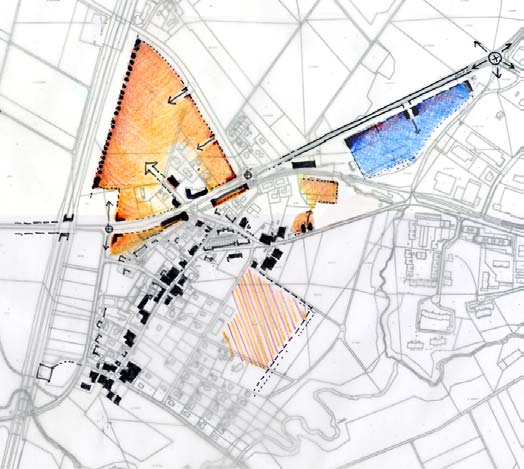
#> input picture pipelines/vd-pdcom/reports/nyon/sdan-maps/images/eysins-urban.jpeg, 524 x 469 px
$ python components.py
#> lines starting #> are read from the running program, lines starting #| are printed output that depends on the picture; after the words box and inside, x2 and y2 are one past the last pixel; in counts of white or black regions, pixels touching at a corner belong together
import numpy as np,json,pathlib
from PIL import Image,ImageDraw
from scipy.ndimage import label,find_objects
p=pathlib.Path(__file__).resolve().parent;im=Image.open(p.parents[1]/'nyon/sdan-maps/images/eysins-urban.jpeg').convert('RGB');a=np.asarray(im);mask=(a.max(axis=2)<85);lab,n=label(mask);rows=[];draw=ImageDraw.Draw(im)
#> further down, im is the input picture: PIL image 524x469 RGB; mean R, G, B 226.8, 223.4, 222.1
#> after `mask = a.max(axis=2) < 85`:
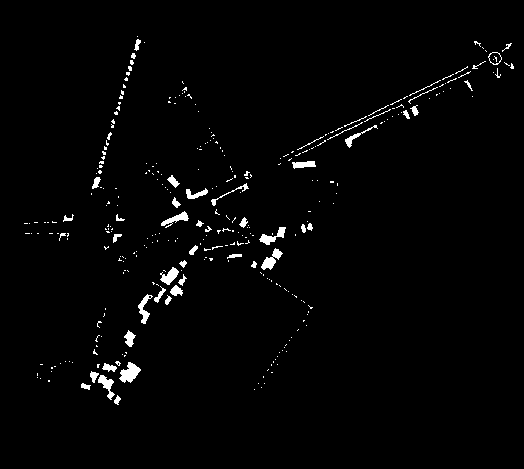
#> mask: shape (469, 524) bool; 1.9% white; 327 white regions (275 under 20 px), largest, box (x1, y1, x2, y2) and area: (119, 362, 141, 383) 260, (261, 248, 283, 270) 203, (259, 227, 286, 245) 187
#> after `lab, n = label(mask)`:
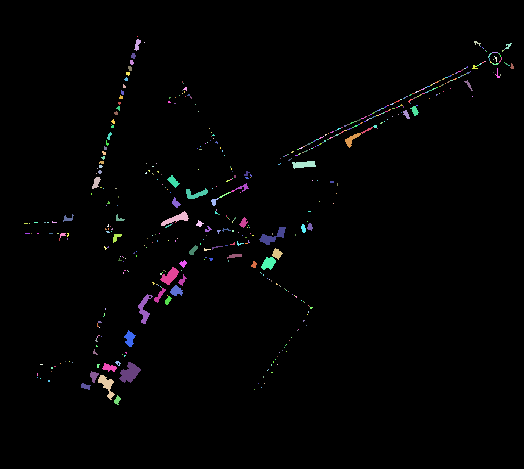
#> lab: shape (469, 524) int32; 499 distinct labels, from 0 to 498; one colour per label, 0 black
#> after `lab, n = label(mask)`: n = 498
for i,sl in enumerate(find_objects(lab),1):
 if sl is None:continue
 sub=lab[sl]==i;size=sub.sum();h,w=sub.shape
 if not (12<=size<=300 and 3<=h<=32 and 3<=w<=32 and size/(h*w)>.3):continue
 y,x=np.nonzero(sub);pt=[float(x.mean()+sl[1].start),float(y.mean()+sl[0].start)];j=len(rows);rows.append({'id':j,'point':pt,'pixels':int(size),'bbox':[sl[1].start,sl[0].start,sl[1].stop,sl[0].stop]});draw.text(tuple(pt),str(j),fill='red',stroke_width=1,stroke_fill='white')
#> this loop made 498 passes
#> (sub, size, h, w) on passes 1, 4, 6: ([True], 1, 1, 1), ([True], 1, 1, 1), ([True], 1, 1, 1)
#> after the loop, rows = 65 items
p.joinpath('black-components.json').write_text(json.dumps(rows,indent=2)+'\n');im.resize((1048,938)).save(p/'components-overlay.png');print(len(rows))
#> after `p.joinpath('black-components.json').write_text(json.dumps(rows, indent`:
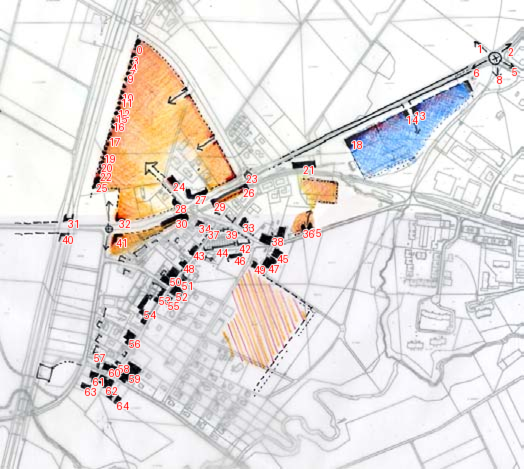
#> saved as components-overlay.png: PIL image 1048x938 RGB (shown at 1/2 size); mean R, G, B 228.4, 223.7, 222.5
#> after `im.resize((1048, 938)).save(p / 'components-overlay.png')`:
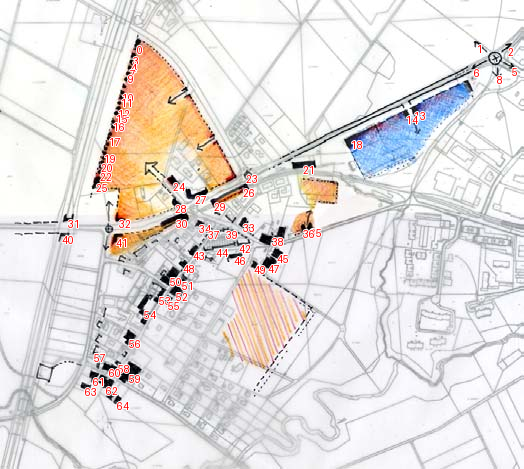
#> im: PIL image 524x469 RGB; mean R, G, B 228.5, 223.7, 222.6
#| 65

$ run again, with pipelines/vd-pdcom/reports/nyon/sdan-maps/images/eysins-landscape.jpeg copied over pipelines/vd-pdcom/reports/nyon/sdan-maps/images/eysins-urban.jpeg
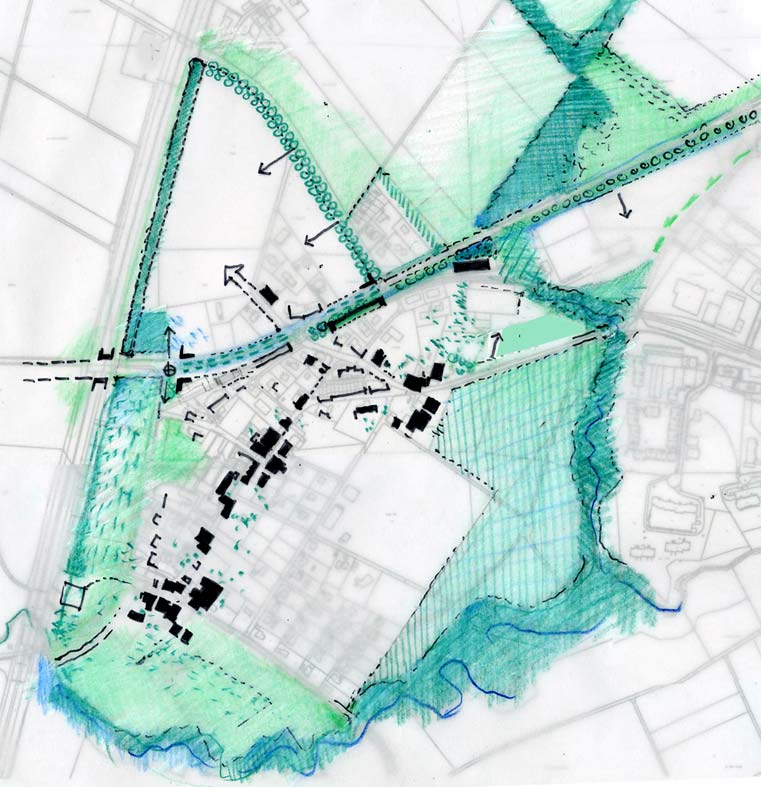
#> input picture pipelines/vd-pdcom/reports/nyon/sdan-maps/images/eysins-landscape.jpeg, 761 x 787 px
#> im is the input picture: PIL image 761x787 RGB; mean R, G, B 194.8, 218.7, 214.9
#> mask: shape (787, 761) bool; 2.1% white; 687 white regions (573 under 20 px), largest, box (x1, y1, x2, y2) and area: (188, 577, 223, 611) 674, (403, 363, 445, 392) 494, (250, 427, 281, 458) 471
#> `lab, n = label(mask)`:
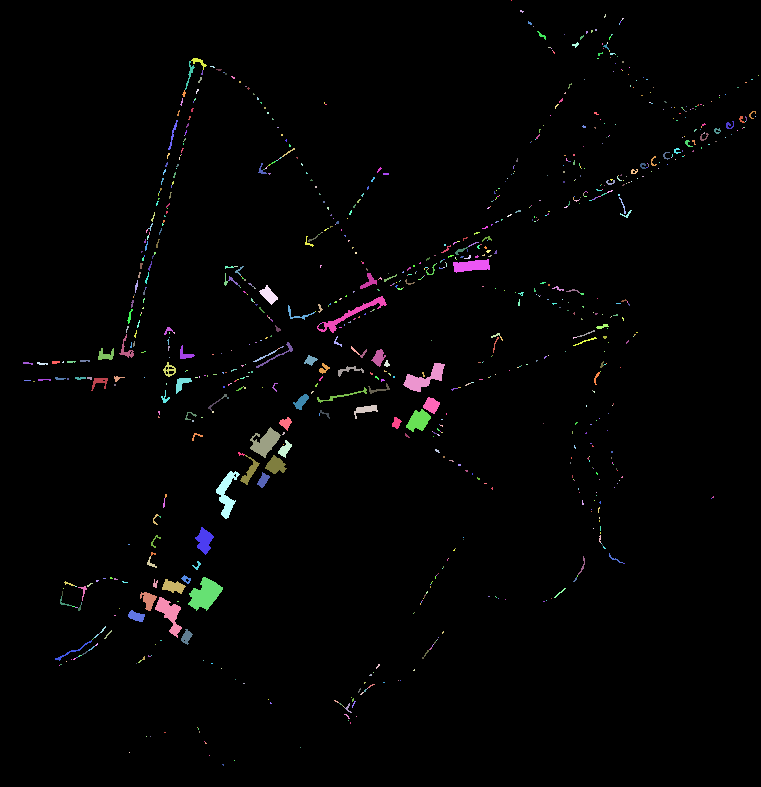
#> lab: shape (787, 761) int32; 936 distinct labels, from 0 to 935; one colour per label, 0 black
#> n = 935
#> the loop `for i,sl in enumerate(find_objects(lab),1):` made 935 passes
#> (sub, size, h, w) on passes 1, 3, 4: ([True], 1, 1, 1), ([[False, True], [False, True], [True, True], [True, False]], 5, 4, 2), ([[True, True], [True, False]], 3, 2, 2)
#> after the loop `for i,sl in enumerate(find_objects(lab),1):`: rows = 97 items
#> `p.joinpath('black-components.json').write_text(json.dumps(rows, indent`:
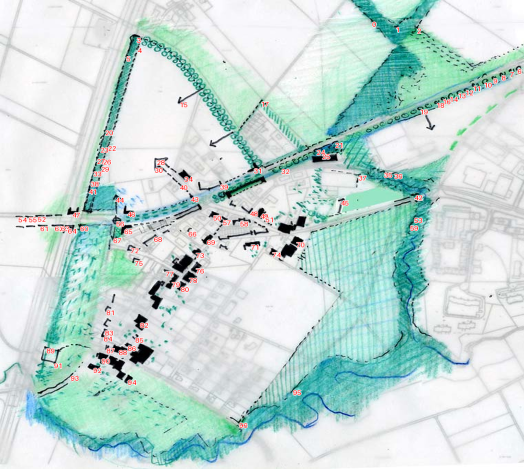
#> saved as components-overlay.png: PIL image 1048x938 RGB (shown at 1/2 size); mean R, G, B 196.5, 218.9, 215
#| 97

$ run again, with pipelines/vd-pdcom/reports/nyon/sdan-maps/images/implementation-workstreams.jpeg copied over pipelines/vd-pdcom/reports/nyon/sdan-maps/images/eysins-urban.jpeg
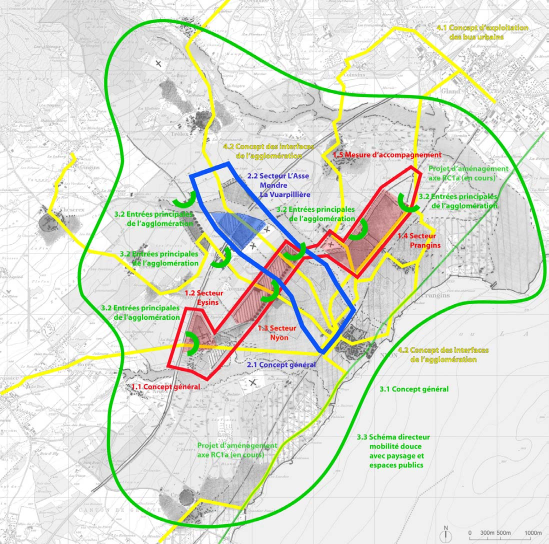
#> input picture pipelines/vd-pdcom/reports/nyon/sdan-maps/images/implementation-workstreams.jpeg, 1097 x 1088 px (shown at 1/2 size)
#> im is the input picture: PIL image 1097x1088 RGB; mean R, G, B 220, 223.7, 212.2
#> `mask = a.max(axis=2) < 85`:
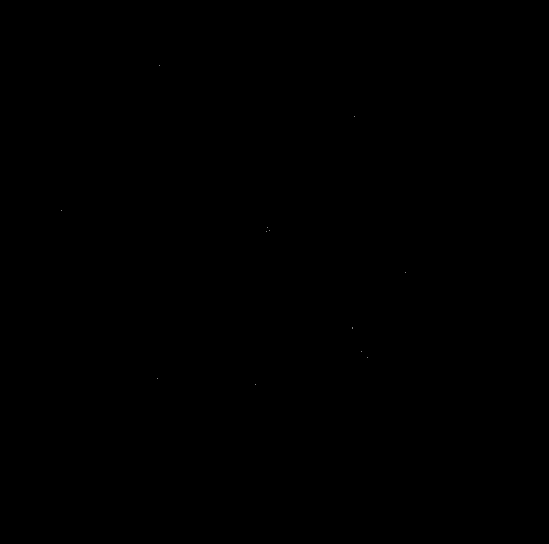
#> mask: shape (1088, 1097) bool (shown at 1/2 size); 0% white in thin lines or dots, all inside (x1, y1, x2, y2) = (122, 130, 812, 769)
#> lab: shape (1088, 1097) int32; 14 distinct labels, from 0 to 13
#> n = 13
#> the loop `for i,sl in enumerate(find_objects(lab),1):` made 13 passes
#> after the loop `for i,sl in enumerate(find_objects(lab),1):`: rows = []
#> `p.joinpath('black-components.json').write_text(json.dumps(rows, indent`:
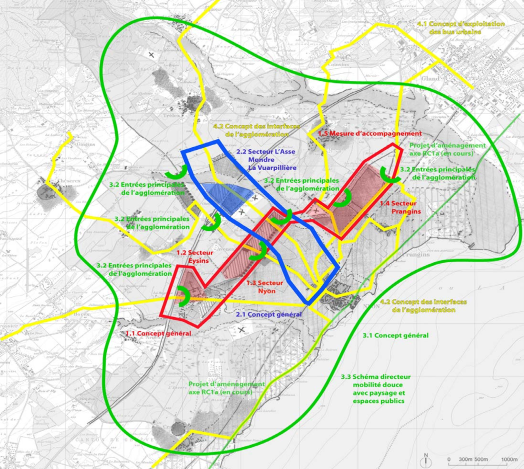
#> saved as components-overlay.png: PIL image 1048x938 RGB (shown at 1/2 size); mean R, G, B 220, 223.6, 212.1
#| 0

$ run again, with pipelines/vd-pdcom/reports/nyon/sdan-maps/images/nyon-long-term-landscape.jpeg copied over pipelines/vd-pdcom/reports/nyon/sdan-maps/images/eysins-urban.jpeg
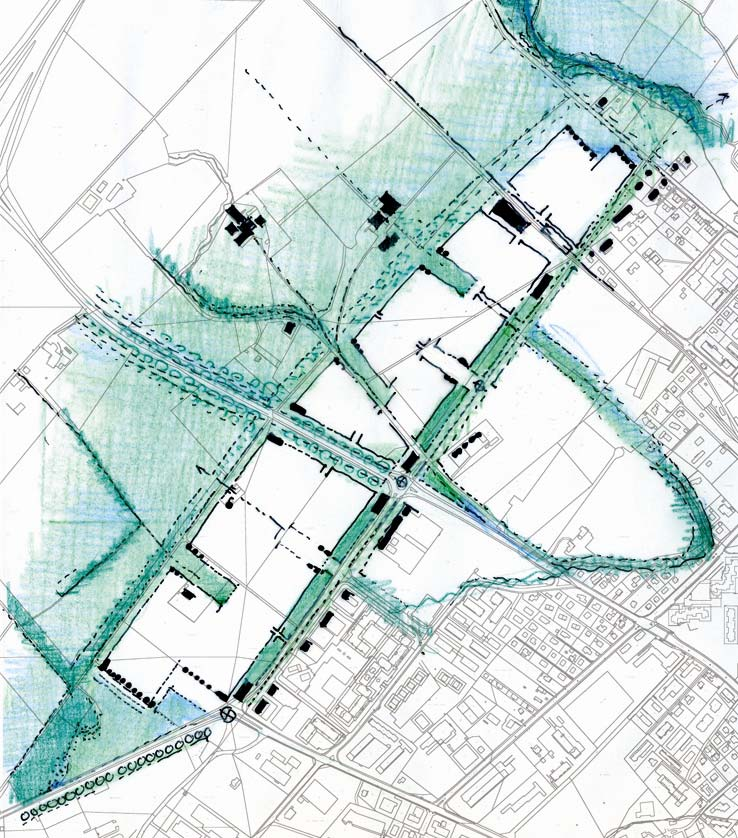
#> input picture pipelines/vd-pdcom/reports/nyon/sdan-maps/images/nyon-long-term-landscape.jpeg, 738 x 838 px
#> im is the input picture: PIL image 738x838 RGB; mean R, G, B 207.7, 221.9, 220.3
#> mask: shape (838, 738) bool; 2.6% white; 1186 white regions (1036 under 20 px), largest, box (x1, y1, x2, y2) and area: (489, 198, 531, 234) 572, (225, 204, 257, 246) 568, (373, 509, 403, 550) 313
#> `lab, n = label(mask)`:
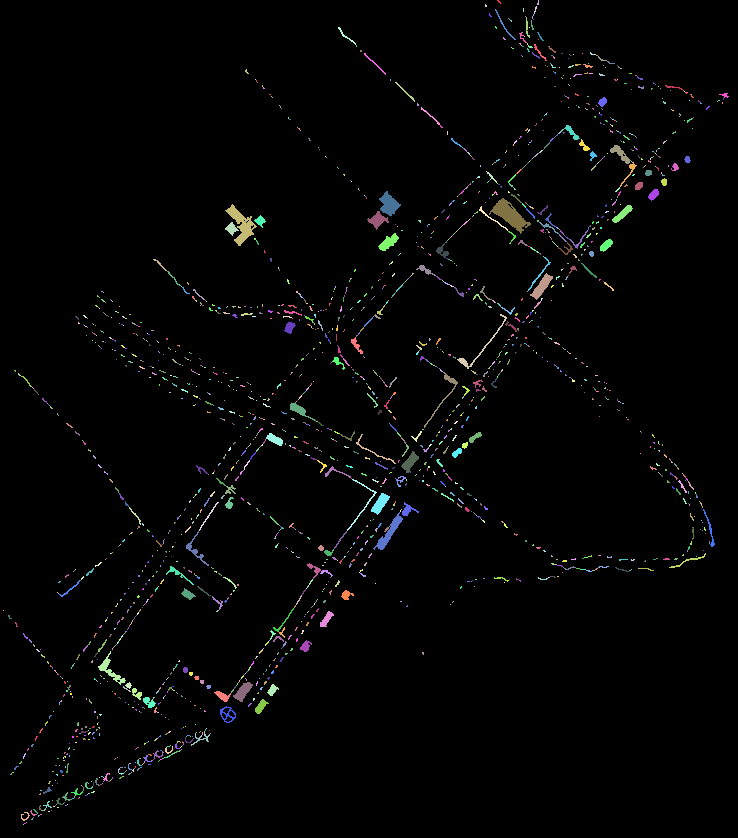
#> lab: shape (838, 738) int32; 2051 distinct labels, from 0 to 2050; one colour per label, 0 black
#> n = 2050
#> the loop `for i,sl in enumerate(find_objects(lab),1):` made 2050 passes
#> (sub, size, h, w) on passes 3, 5, 8: ([[True, False], [True, True], [True, True]], 5, 3, 2), ([True, True, True, True], 4, 4, 1), ([True, True], 2, 2, 1)
#> after the loop `for i,sl in enumerate(find_objects(lab),1):`: rows = 124 items
#> `im.resize((1048, 938)).save(p / 'components-overlay.png')`:
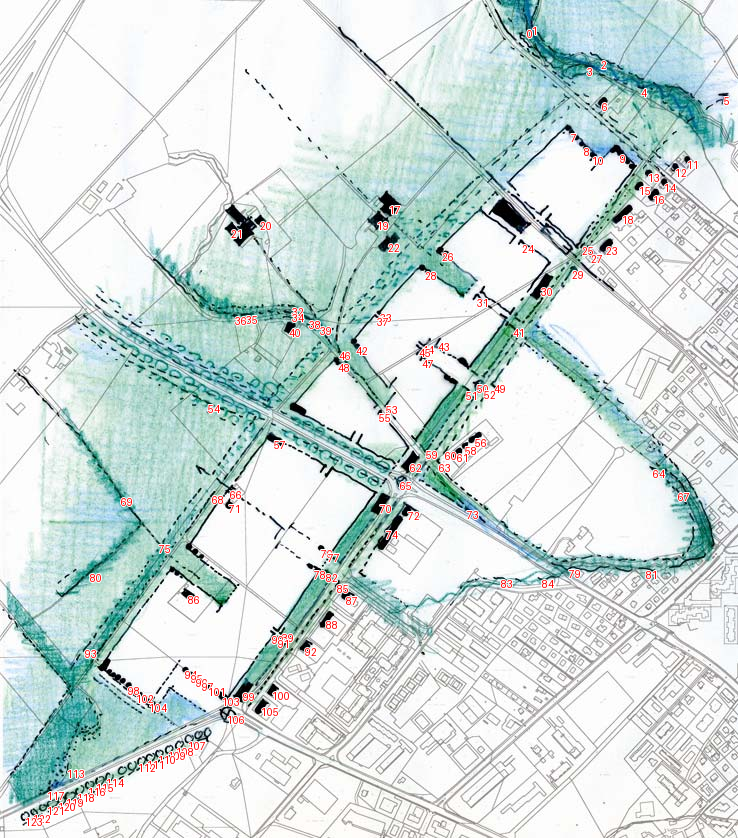
#> im: PIL image 738x838 RGB; mean R, G, B 209.5, 221.8, 220.3
#| 124
